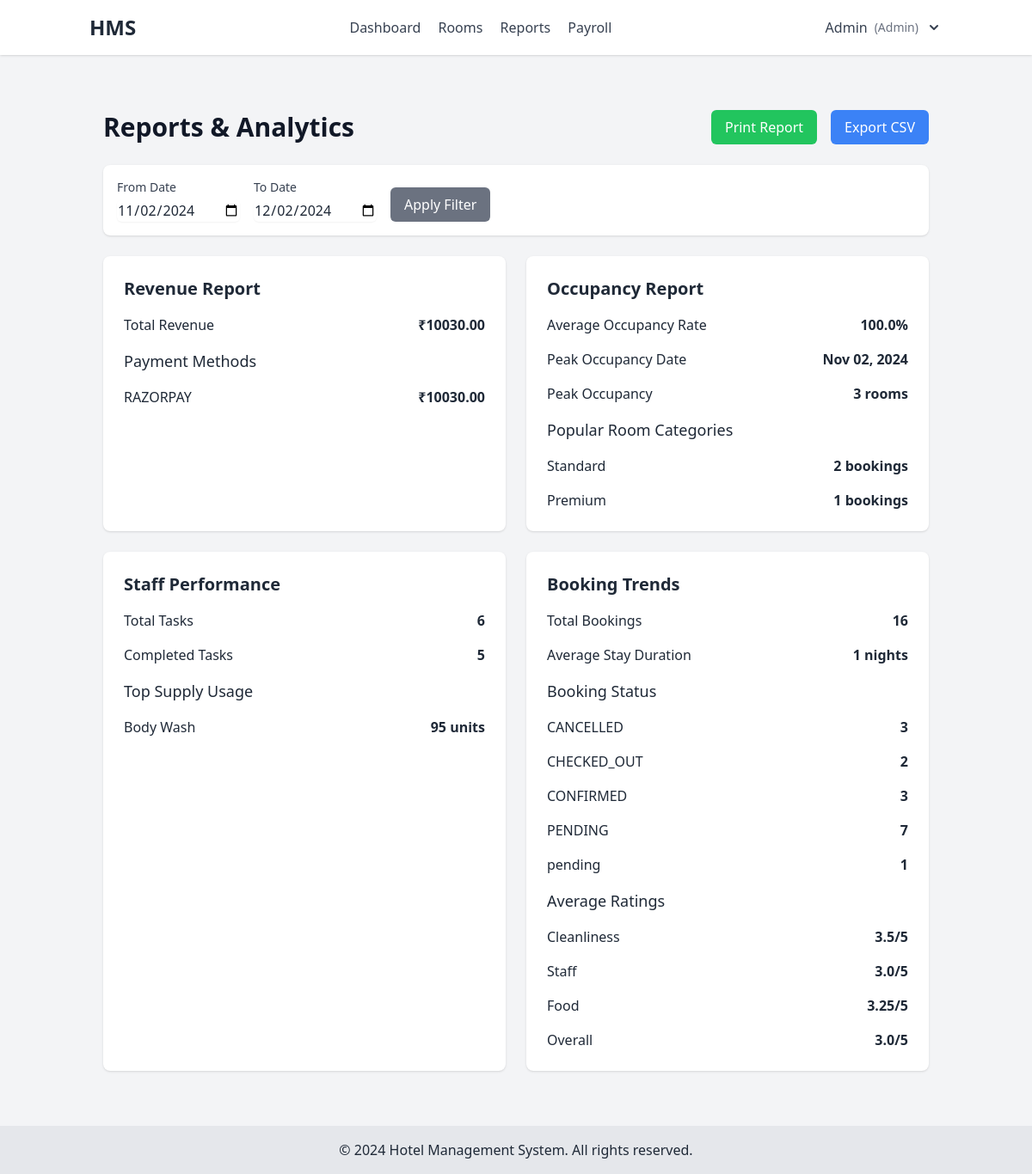
The page /reports/ (signed in) on the database its author committed.
### hms_app/models.py (models this page shows, shortened)
class User(AbstractUser):
    ADMIN = 'admin'
    MANAGER = 'manager'
    RECEPTIONIST = 'receptionist'
    HOUSEKEEPING = 'housekeeping'
    GUEST = 'guest'
    ROLE_CHOICES = [
        (ADMIN, 'Admin'),
        (MANAGER, 'Manager'),
        (RECEPTIONIST, 'Receptionist'),
        (HOUSEKEEPING, 'Housekeeping'),
        (GUEST, 'Guest'),
    ]
    role = models.CharField(max_length=20, choices=ROLE_CHOICES, default=GUEST)
    phone_number = models.CharField(max_length=15, blank=True)
    two_factor_enabled = models.BooleanField(default=False)
    two_factor_code = models.CharField(max_length=6, null=True, blank=True)

class RoomCategory(models.Model):
    name = models.CharField(max_length=50)
    base_price = models.DecimalField(max_digits=10, decimal_places=2)
    description = models.TextField(blank=True)
    class Meta:
        verbose_name_plural = "Room Categories"

class InventoryItem(models.Model):
    CATEGORY_CHOICES = [
        ('cleaning', 'Cleaning Supplies'),
        ('amenities', 'Guest Amenities'),
        ('linens', 'Linens'),
        ('maintenance', 'Maintenance'),
        ('office', 'Office Supplies')
    ]
    name = models.CharField(max_length=100)
    category = models.CharField(max_length=20, choices=CATEGORY_CHOICES, default='cleaning')
    quantity = models.PositiveIntegerField(default=0)
    minimum_threshold = models.PositiveIntegerField(default=10)
    unit = models.CharField(max_length=20, default='pieces')
    description = models.TextField(blank=True, null=True)
    last_restocked = models.DateTimeField(default=timezone.now)

### hms_app/views.py (the view)
# urls.py: path('reports/', views.generate_reports, name='generate_reports'),
@login_required
@user_passes_test(lambda u: u.role in ['admin', 'manager'])
def generate_reports(request):
    try:
        today = timezone.now().date()
        start_date = request.GET.get('from_date', (today - timedelta(days=30)).strftime('%Y-%m-%d'))
        end_date = request.GET.get('to_date', today.strftime('%Y-%m-%d'))
        start_datetime = timezone.make_aware(datetime.strptime(start_date, '%Y-%m-%d'))
        end_datetime = timezone.make_aware(datetime.strptime(end_date, '%Y-%m-%d') + timedelta(days=1)) - timedelta(seconds=1)
        context = {
            'from_date': start_datetime.date(),
            'to_date': end_datetime.date(),
            'revenue': get_revenue_data(start_datetime, end_datetime),
            'occupancy': get_occupancy_data(start_datetime.date(), end_datetime.date()),
            'staff': get_staff_data(start_datetime, end_datetime),
            'trends': get_booking_data(start_datetime, end_datetime)
        }
        return render(request, 'reports/reports.html', context)
    except Exception as e:
        messages.error(request, f"Error generating reports: {str(e)}")
        return redirect('dashboard')

### hms_app/views.py (called while the page is built)
def get_revenue_data(start_datetime, end_datetime):
    payments = Payment.objects.filter(
        payment_date__range=[start_datetime, end_datetime],
        status='SUCCESS'
    )
    total_revenue = payments.aggregate(total=Sum('amount'))['total'] or 0
    payment_methods = payments.values('payment_method').annotate(
        total=Sum('amount')
    )
    return {
        'total_revenue': round(total_revenue, 2),
        'payment_methods': {
            p['payment_method']: round(p['total'], 2)
            for p in payment_methods
        }
    }

def get_staff_data(start_datetime, end_datetime):
    tasks = HousekeepingTask.objects.filter(
        created_at__range=[start_datetime, end_datetime]
    )
    completed_tasks = tasks.filter(status='completed')
    supply_usage = SupplyUsage.objects.filter(
        usage_date__range=[start_datetime, end_datetime]
    ).values(
        'supply__name'
    ).annotate(
        total_quantity=Sum('quantity')
    ).order_by('-total_quantity')
    return {
        'task_statistics': {
            'total_tasks': tasks.count(),
            'completed_tasks': completed_tasks.count()
        },
        'supply_usage': supply_usage
    }

### templates/reports/reports.html (shortened to what this page needs)
{% extends 'base.html' %}
{% block content %}
{% if user.is_authenticated and user.role in 'admin,manager' %}
    <div class="container mx-auto px-4 py-8">
        <div class="flex justify-between items-center mb-6">
            <h1 class="text-3xl font-bold text-gray-900">Reports & Analytics</h1>
            <div class="flex space-x-4">
                <button onclick="printReport()" class="bg-green-500 text-white px-4 py-2 rounded-md hover:bg-green-600">
                    Print Report
                </button>
                <button onclick="exportCSV()" class="bg-blue-500 text-white px-4 py-2 rounded-md hover:bg-blue-600">
                    Export CSV
                </button>
            </div>
        </div>
        <div class="bg-white p-4 rounded-lg shadow mb-6">
            <form class="flex space-x-4" method="get">
                <div>
                    <label class="block text-sm font-medium text-gray-700">From Date</label>
                    <input type="date" name="from_date" value="{{ from_date|date:'Y-m-d' }}"
                           class="mt-1 block rounded-md border-gray-300 shadow-sm">
                </div>
                <div>
                    <label class="block text-sm font-medium text-gray-700">To Date</label>
                    <input type="date" name="to_date" value="{{ to_date|date:'Y-m-d' }}"
                           class="mt-1 block rounded-md border-gray-300 shadow-sm">
                </div>
                <div class="flex items-end">
                    <button type="submit" class="bg-gray-500 text-white px-4 py-2 rounded-md hover:bg-gray-600">
                        Apply Filter
                    </button>
                </div>
            </form>
        </div>
        <div class="grid grid-cols-1 md:grid-cols-2 gap-6">
            <div class="bg-white p-6 rounded-lg shadow">
                <h2 class="text-xl font-semibold mb-4">Revenue Report</h2>
                <div class="space-y-4">
                    <div class="flex justify-between items-center">
                        <span>Total Revenue</span>
                        <span class="font-semibold">₹{{ revenue.total_revenue }}</span>
                    </div>
                    <h3 class="text-lg font-medium mt-4 mb-2">Payment Methods</h3>
                    {% for method, amount in revenue.payment_methods.items %}
                    <div class="flex justify-between items-center">
                        <span>{{ method }}</span>
                        <span class="font-semibold">₹{{ amount }}</span>
                    </div>
                    {% endfor %}
                </div>
            </div>
            <div class="bg-white p-6 rounded-lg shadow">
                <h2 class="text-xl font-semibold mb-4">Occupancy Report</h2>
                <div class="space-y-4">
                    <div class="flex justify-between items-center">
                        <span>Average Occupancy Rate</span>
                        <span class="font-semibold">{{ occupancy.average_occupancy }}%</span>
                    </div>
                    <div class="flex justify-between items-center">
                        <span>Peak Occupancy Date</span>
                        <span class="font-semibold">{{ occupancy.peak_date|date:"M d, Y" }}</span>
                    </div>
                    <div class="flex justify-between items-center">
                        <span>Peak Occupancy</span>
                        <span class="font-semibold">{{ occupancy.peak_occupancy }} rooms</span>
                    </div>
                    <h3 class="text-lg font-medium mt-4 mb-2">Popular Room Categories</h3>
                    {% for category in occupancy.popular_categories %}
                    <div class="flex justify-between items-center">
                        <span>{{ category.room__category__name }}</span>
                        <span class="font-semibold">{{ category.total_bookings }} bookings</span>
                    </div>
                    {% endfor %}
                </div>
            </div>
            <div class="bg-white p-6 rounded-lg shadow">
                <h2 class="text-xl font-semibold mb-4">Staff Performance</h2>
                <div class="space-y-4">
                    <div class="flex justify-between items-center">
                        <span>Total Tasks</span>
                        <span class="font-semibold">{{ staff.task_statistics.total_tasks }}</span>
                    </div>
                    <div class="flex justify-between items-center">
                        <span>Completed Tasks</span>
                        <span class="font-semibold">{{ staff.task_statistics.completed_tasks }}</span>
                    </div>
                    <h3 class="text-lg font-medium mt-4 mb-2">Top Supply Usage</h3>
                    {% for item in staff.supply_usage %}
                    <div class="flex justify-between items-center">
                        <span>{{ item.supply__name }}</span>
                        <span class="font-semibold">{{ item.total_quantity }} units</span>
                    </div>
                    {% endfor %}
                </div>
            </div>
            <div class="bg-white p-6 rounded-lg shadow">
                <h2 class="text-xl font-semibold mb-4">Booking Trends</h2>
                <div class="space-y-4">
                    <div class="flex justify-between items-center">
                        <span>Total Bookings</span>
                        <span class="font-semibold">{{ trends.booking_statistics.total_bookings }}</span>
                    </div>
                    <div class="flex justify-between items-center">
                        <span>Average Stay Duration</span>
                        <span class="font-semibold">{{ trends.booking_statistics.avg_stay_duration.days }} nights</span>
                    </div>
                    <h3 class="text-lg font-medium mt-4 mb-2">Booking Status</h3>
                    {% for status in trends.booking_statistics.status_breakdown %}
                    <div class="flex justify-between items-center">
                        <span>{{ status.status }}</span>
                        <span class="font-semibold">{{ status.count }}</span>
                    </div>
                    {% endfor %}
                    <h3 class="text-lg font-medium mt-4 mb-2">Average Ratings</h3>
                    {% for category, rating in trends.ratings.items %}
                    <div class="flex justify-between items-center">
                        <span>{{ category|title }}</span>
                        <span class="font-semibold">{{ rating }}/5</span>
                    </div>
                    {% endfor %}
                </div>
            </div>
        </div>
    </div>
{% endif %}
{% endblock %}

### templates/base.html (shortened to what this page needs)
<!DOCTYPE html>
<html lang="en">
<head>
    <script src="https://cdn.tailwindcss.com"></script>
</head>
<body class="min-h-screen bg-gray-100 text-gray-800 flex flex-col">
    <header class="bg-white shadow">
        <div class="container mx-auto px-4 py-4 flex justify-between items-center">
            <a href="{% url 'dashboard' %}" class="text-2xl font-bold">HMS</a>
            <nav class="space-x-4">
                {% if user.is_authenticated %}
                {% if user.role == 'admin' %}
                <a href="{% url 'dashboard' %}" class="text-gray-700 hover:text-blue-500">Dashboard</a>
                <a href="{% url 'room_list' %}" class="text-gray-700 hover:text-blue-500">Rooms</a>
                <a href="{% url 'generate_reports' %}" class="text-gray-700 hover:text-blue-500">Reports</a>
                <a href="{% url 'payroll_summary' %}" class="text-gray-700 hover:text-blue-500">Payroll</a>
                {% elif user.role == 'receptionist' %}
                <a href="{% url 'dashboard' %}" class="text-gray-700 hover:text-blue-500">Dashboard</a>
                <a href="{% url 'booking_list' %}" class="text-gray-700 hover:text-blue-500">Reservations</a>
                {% elif user.role == 'housekeeping' %}
                <a href="{% url 'dashboard' %}" class="text-gray-700 hover:text-blue-500">Dashboard</a>
                {% else %}
                <a href="{% url 'dashboard' %}" class="text-gray-700 hover:text-blue-500">Dashboard</a>
                <a href="{% url 'booking_list' %}" class="text-gray-700 hover:text-blue-500">My Bookings</a>
                {% endif %}
                {% endif %}
            </nav>
            <div class="flex items-center">
                {% if user.is_authenticated %}
                <div x-data="{ open: false }" class="relative">
                    <button @click="open = !open" class="flex items-center space-x-2 text-gray-700 hover:text-blue-500">
                        <span>{{ user.get_full_name|default:user.username }}</span>
                        <span class="text-sm text-gray-500">({{ user.role|title }})</span>
                        <svg xmlns="http://www.w3.org/2000/svg" class="h-5 w-5" viewBox="0 0 20 20" fill="currentColor">
                            <path fill-rule="evenodd"
                                d="M5.293 7.293a1 1 0 011.414 0L10 10.586l3.293-3.293a1 1 0 111.414 1.414l-4 4a1 1 0 01-1.414 0l-4-4a1 1 0 010-1.414z"
                                clip-rule="evenodd" />
                        </svg>
                    </button>
                </div>
                {% else %}
                <div class="space-x-4">
                    <a href="{% url 'login' %}" class="text-blue-500 hover:underline">Login</a>
                    <a href="{% url 'register' %}" class="text-blue-500 hover:underline">Register</a>
                </div>
                {% endif %}
            </div>
        </div>
    </header>
    <main class="container mx-auto px-4 py-8 flex-grow">
        {% block content %}{% endblock %}
    </main>
    <footer class="bg-gray-200 text-center py-4 mt-auto">
        <p>&copy; {% now "Y" %} Hotel Management System. All rights reserved.</p>
    </footer>
</body>
</html>

### rows shown on the page
User: get_full_name "Admin", role "Admin"
RoomCategory: room__category__name "Standard", total_bookings "2"
RoomCategory: room__category__name "Premium", total_bookings "1"
InventoryItem: supply__name "Body Wash", total_quantity "95"

### other values the page prints
{{ revenue.total_revenue }} "10030.00"
{{ method }} "RAZORPAY"
{{ amount }} "10030.00"
{{ occupancy.average_occupancy }} "100.0"
{{ occupancy.peak_date|date:"M d, Y" }} "Nov 02, 2024"
{{ occupancy.peak_occupancy }} "3"
{{ staff.task_statistics.total_tasks }} "6"
{{ staff.task_statistics.completed_tasks }} "5"
{{ trends.booking_statistics.total_bookings }} "16"
{{ trends.booking_statistics.avg_stay_duration.days }} "1"
{{ status.status }} "CANCELLED" "CHECKED_OUT" "CONFIRMED" "PENDING" "pending"
{{ status.count }} "3" "2" "3" "7" "1"
{{ category|title }} "Cleanliness" "Staff" "Food" "Overall"
{{ rating }} "3.5" "3.0" "3.25" "3.0"
